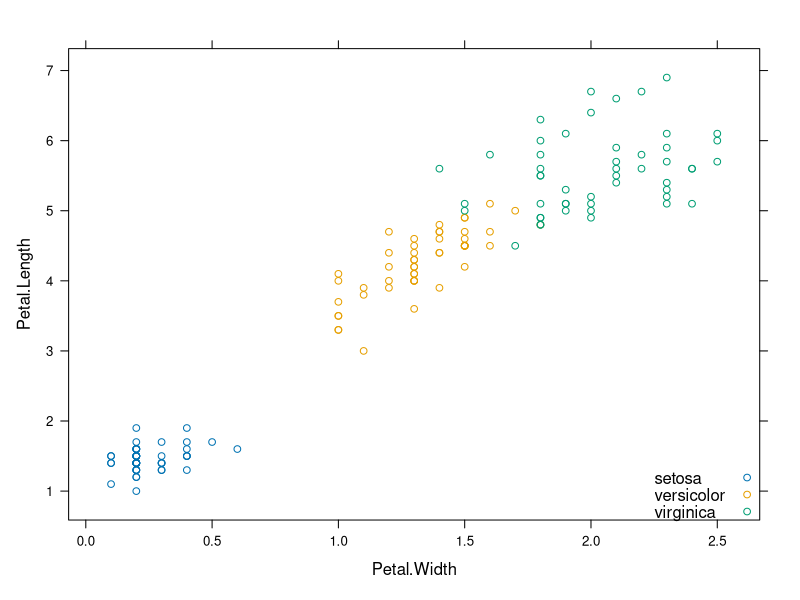
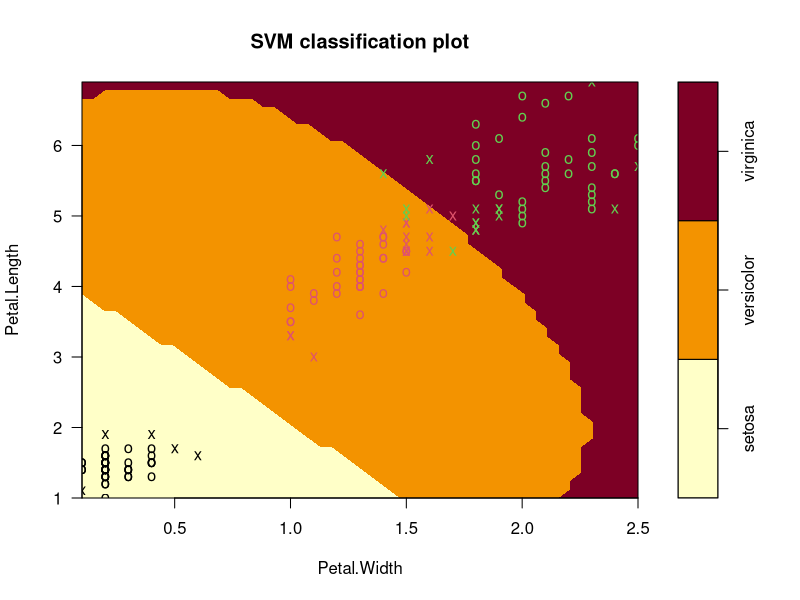

The R script that drew these images, in order:


library(e1071)

data(iris)

library(lattice)
xyplot(Petal.Length ~ Petal.Width, data = iris, groups = Species,  auto.key=list(corner=c(1,0)))

svm_model <- svm(Species~Petal.Length+Petal.Width,data=iris)
plot(svm_model,iris,Petal.Length~Petal.Width)
